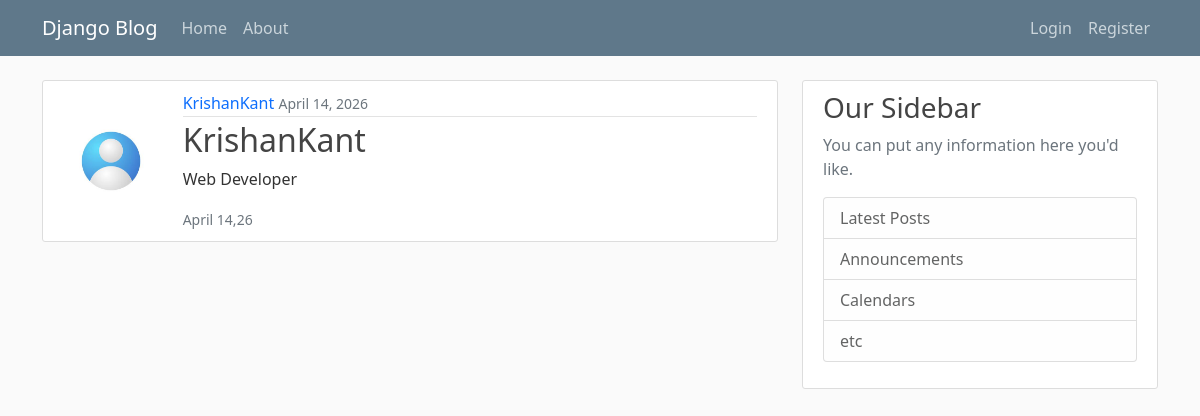
Screenshot of /post/2 with the database file from the repository.
### app1/models.py (models this page shows)
class Post(models.Model):
    title = models.CharField(max_length=100)
    content = models.TextField()
    date_posted =models.DateTimeField(default = timezone.now)
    author = models.ForeignKey(User,on_delete=models.CASCADE)

### users/models.py (models this page shows, shortened)
class Profile(models.Model):
    user = models.OneToOneField(User, on_delete=models.CASCADE)
    image = models.ImageField(default='default.jpg', upload_to='profile_pics')

### app1/views.py (the view)
# urls.py: path('post/<int:pk>',PostDetailView.as_view(),name='post-detail'),
class PostDetailView(DetailView):
    model = Post
    context_object_name = 'post'
    template_name = 'app1/post_detail.html'

### app1/templates/app1/post_detail.html (shortened to what this page needs)
{% extends 'app1/base.html' %} {% block content %}
<article class="media content-section">
  <div class="row">
    <div class="col-md-2 d-flex align-items-center justify-content-center">
      <img
        class="col-md-10 rounded-circle"
        src="{{ object.author.profile.image.url }}"
      />
    </div>
    <div class="media-body col-md-10">
      <div class="article-metadata">
        <a
          class="mr-2 text-decoration-none"
          href="{% url 'user-posts' post.author.username %}"
          >{{ object.author }}</a
        >
        <small class="text-muted">{{ object.date_posted|date:"F d, Y" }}</small>
      </div>
      <h2>
        <a
          class="article-title text-decoration-none"
          href=""
          >{{ object.title }}</a
        >
      </h2>
      <p class="article-content">{{ post.content }}</p>
      <small class="text-muted">{{object.date_posted|date:"F d,y"}}</small>
    </div>
  </div>
</article>
 {% endblock content%}

### app1/static/app1/main.css (style rules this page uses)
body { background: #fafafa; color: #333333; margin-top: 5rem; }
h1, h2, h3, h4, h5, h6 { color: #444444; }
.content-section { background: #ffffff; padding: 10px 20px; border: 1px solid #dddddd; border-radius: 3px; margin-bottom: 20px; }
.article-title { color: #444444; }
.article-content { white-space: pre-line; }
.article-metadata { padding-bottom: 1px; margin-bottom: 4px; border-bottom: 1px solid #e3e3e3 }

### rows the page displays
Post: author.profile.image (placeholder picture), author "KrishanKant", date_posted "April 14, 2026", title "KrishanKant", content "Web Developer", date_posted "April 14,26"
